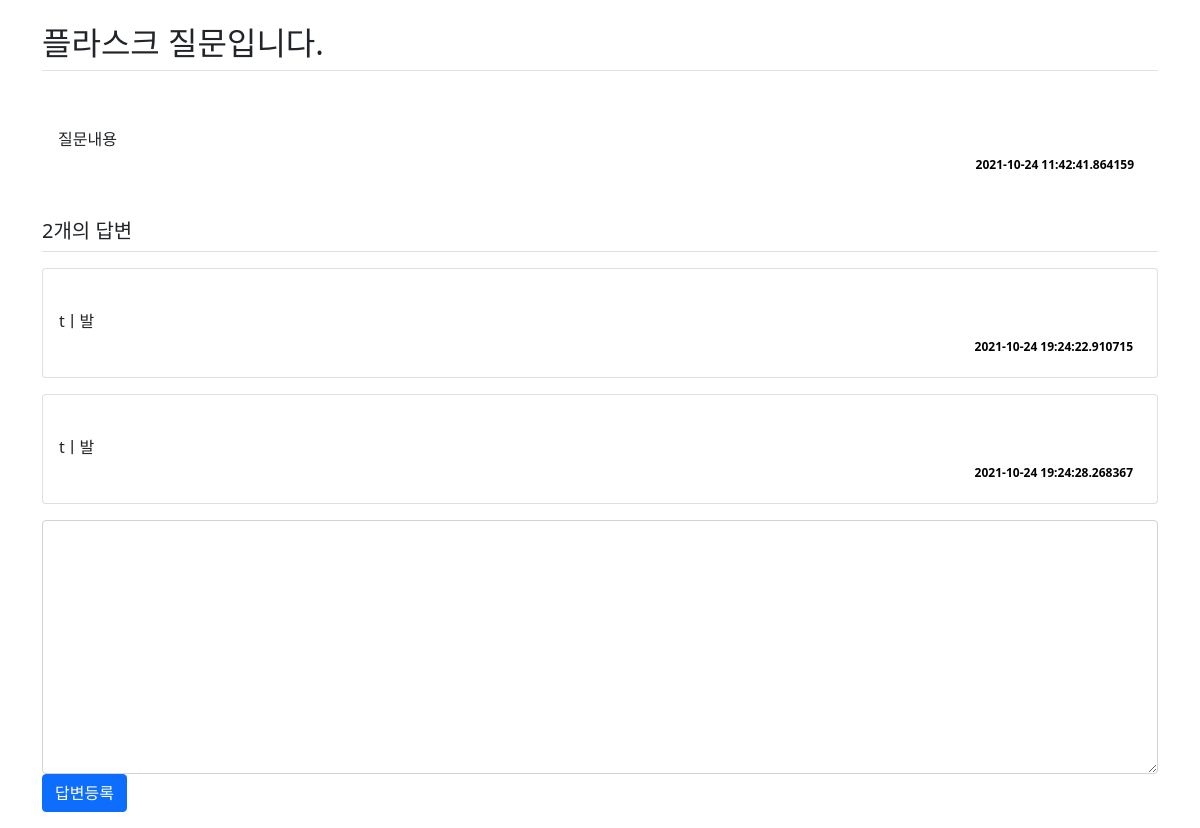
/question/list/detail/2/, run on the app's committed database.
### models.py (models this page shows)
class Question(db.Model):
    id = db.Column(db.Integer, primary_key=True)
    subject = db.Column(db.String(200), nullable=False)
    content = db.Column(db.Text(), nullable=False)
    create_date = db.Column(db.DateTime(), nullable=False)

class Answer(db.Model):
    id = db.Column(db.Integer, primary_key=True)
    question_id = db.Column(
        db.Integer, db.ForeignKey("question.id", ondelete="CASCADE")
    )
    question = db.relationship("Question", backref=db.backref("answer_set"))
    content = db.Column(db.Text(), nullable=False)
    create_date = db.Column(db.DateTime(), nullable=False)

### views/question_views.py (the view)
@bp.route("/list/detail/<int:question_id>/")
def detail(question_id):
    form = AnswerForm()
    question = Question.query.get_or_404(question_id)
    return render_template(
        "question/question_detail.html", question=question, form=form
    )

### forms.py
class AnswerForm(FlaskForm):
    content = TextAreaField("내용", validators=[DataRequired("내용을 입력하세요.")])

### templates/question/question_detail.html (shortened to what this page needs)
{% extends 'base.html' %}
{% block content %}
<link rel="stylesheet" href="{{url_for('static', filename='css/bootstrap.min.css')}}">
<div class="container my-3">
  <h2 class="border-bottom py-2">{{ question.subject }}</h2>
  <div class="cart my-3">
    <div class="card-body">
      <div class="card-text" style="white-space: pre-line;">
        {{ question.content }}
      </div>
      <div class="d-flex justify-content-end">
        <div class="badge badge-light p-2" style="color: black;">
          {{ question.create_date }}
        </div>
      </div>
    </div>
  </div>
  <h5 class="border-bottom my-3 py-2">
    {{question.answer_set|length}}개의 답변
  </h5>
  {% for answer in question.answer_set %}
  <div class="card my-3">
    <div class="card-body">
      <div class="card-text" style="white-space: pre-line">
        {{ answer.content }}
      </div>
      <div class="d-flex justify-content-end">
        <div class="badge badge-light p-2" style="color: black;">
          {{ answer.create_date }}
        </div>
      </div>
    </div>
  </div>
  {% endfor %}
  <form action="{{url_for('answer.create', question_id=question.id)}}" method="post" class="my-3">
    <div class="form-group">
      <textarea name="content" id="content" class="form-control" rows="10"></textarea>
    </div>
    <input type="submit" value="답변등록" class="btn btn-primary">
  </form>
</div>
{% endblock %}

### templates/base.html (shortened to what this page needs)
<!DOCTYPE html>
<html lang="ko">
<head>
  <link rel="stylesheet" href="{{url_for('static', filename='css/bootstrap.min.css')}}">
  <link rel="stylesheet" href="{{url_for('static', filename='css/style.css')}}">
</head>
<body>
  {% block content %}
  {% endblock %}
</body>
</html>

### data on the page
Question: subject "플라스크 질문입니다.", content "질문내용", create_date "2021-10-24 11:42:41.864159"
Answer: content "tㅣ발", create_date "2021-10-24 19:24:22.910715"
Answer: content "tㅣ발", create_date "2021-10-24 19:24:28.268367"

### other printed values
{{ question.answer_set|length }} "2"
